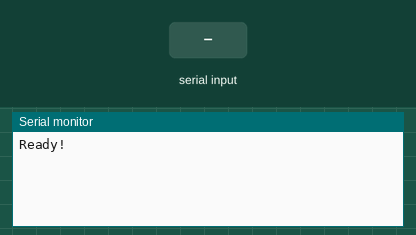
Bench run of a sketch on a simulated Arduino Leonardo, built with avr-gcc and run on an emulated ATmega32U4. Parts: the last lines printed to the serial monitor. Inputs (shaded band) come from the test bench.

Above: at 1.2 s.
1.3 s: "1" received over the second serial link
At 1.8 s:
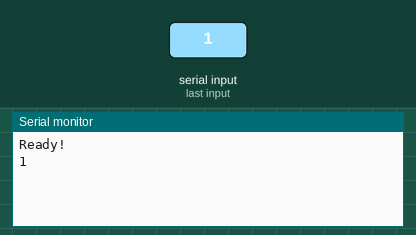
2.8 s: "0" received over the second serial link
At 4.2 s:
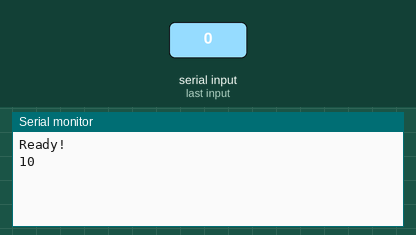

The sketch:

bt.ino
```cpp
#include <SoftwareSerial.h>

SoftwareSerial bt(10, 11); // RX, TX

void setup()
{
  // Open serial communications and wait for port to open:
  Serial.begin(9600);
  while (!Serial) {
    ; // wait for serial port to connect. Needed for Leonardo only
  }
 bt.begin(9600);
  Serial.println("Ready!");

  // set the data rate for the SoftwareSerial port

  // for HC-05 use 38400 when poerwing with KEY/STATE set to HIGH on power on

}

void loop() // run over and over
{
  if (bt.available())
  {
    Serial.write(bt.read());
  }
  if (Serial.available())
  {
    bt.write(Serial.read());
  }
}
```

Measured:
- after the input at 1.3 s, the serial monitor: prints a new line at once (image 1)
- after the input at 2.8 s, the serial monitor: prints a new line at once (image 2)
